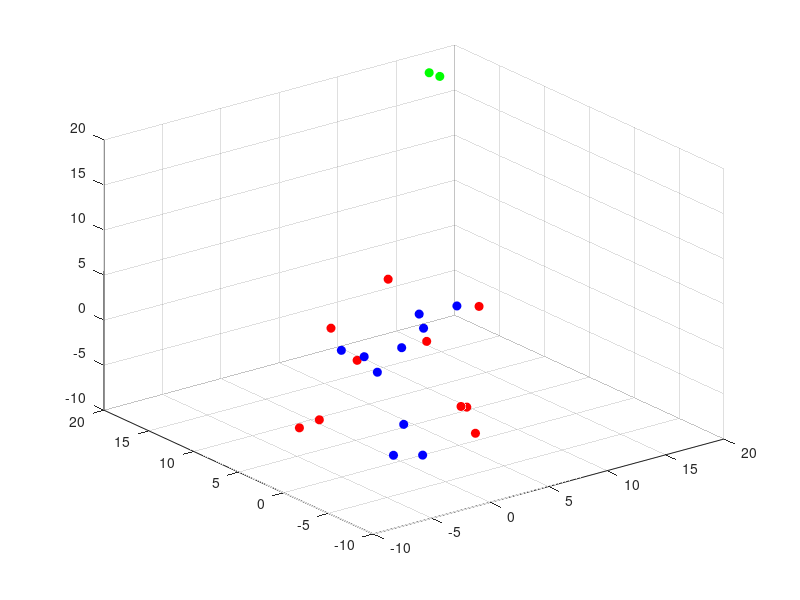

Recreate this plot in MATLAB. (Note: this script raises an error after producing the figure.)
clc;clear ;close all
% carattere di newline
s=sprintf('\n');

%Genero un un Set di N dati 3-Dimensionali 
N=20;

a=10;
b=25;
x1=a+(b-a)*rand(1,N);
x2=a+(b-a)*rand(1,N);
x3=a+(b-a)*rand(1,N);

X=[x1;x2;x3];

D1=X(:,1:10);
D2=X(:,11:end);

Media_D1=mean(D1,2);
Media_D2=mean(D2,2);

X=X-[Media_D1*ones(1,N/2) Media_D2*ones(1,N/2)]
D1=X(:,1:10);
D2=X(:,11:end);

%Disegno i dati di D1
plot3(D1(1,:),D1(2,:),D1(3,:),'or','MarkerFaceColor','r');hold on;

%Disegno la Media di D1, intesa come rappresentazione sintetica
plot3(Media_D1(1),Media_D1(2),Media_D1(3),'og','MarkerFaceColor','g');
grid on;

%Disegno i dati di D2
plot3(D2(1,:),D2(2,:),D2(3,:),'ob','MarkerFaceColor','b');hold on;

%Disegno la Media di D2, intesa come rappresentazione sintetica
plot3(Media_D2(1),Media_D2(2),Media_D2(3),'og','MarkerFaceColor','g');
grid on;

%Il discriminante di Fisher Lineare ricerca la retta di direttori w che meglio 
%separa le proiezioni y dei Dati x:
%      t
% y = w  * x
%
%

%Calcolo la Matrici di Scatter per D1 e D2
S1=MatriceScatter(D1,Media_D1);
S2=MatriceScatter(D2,Media_D2);

%Calcolo la Matrice Whitin-Scatter
Sw=S1+S2

%Calcolo la Matrice Between-Scatter
Sb=(Media_D1-Media_D2)*(Media_D1-Media_D2).';

%Calcolo il Direttore w della retta che separa meglio le Proiezioni
w=inv(Sw)*(Media_D1-Media_D2);

Retta=[w*15000 -w*15000];
%Disegno la Retta
plot3(Retta(1,:),Retta(2,:),Retta(3,:),'LineWidth',2);

%Calcolo le proiezioni
y1=w.'*D1;
y2=w.'*D2;


for i=1:10
    Proj_y1(:,i)=y1(i)*w;
    Proj_y2(:,i)=y2(i)*w;
end


%Disegno le proizioni dei punti sulla Retta
%figure;
plot3(Proj_y1(1,:),Proj_y1(2,:),Proj_y1(3,:),'or','MarkerFaceColor','r','MarkerSize',5);hold on
plot3(Proj_y2(1,:),Proj_y2(2,:),Proj_y2(3,:),'ob','MarkerFaceColor','b','MarkerSize',5);
%Vettore3D(w(1),w(2),0,[1 0 0])

%Disegno le rette congiungenti i punti e le proiezioni sul vettore w
Proj=[];
for i=1:N/2
    
    Punti=[D1(:,i) Proj_y1(:,i)];
    l=line(Punti(1,:),Punti(2,:),Punti(3,:));
    set(l,'Color','r','LineWidth',1)
    
    Punti=[D2(:,i) Proj_y2(:,i)];
    l=line(Punti(1,:),Punti(2,:),Punti(3,:));
    set(l,'Color','b','LineWidth',1)
end
